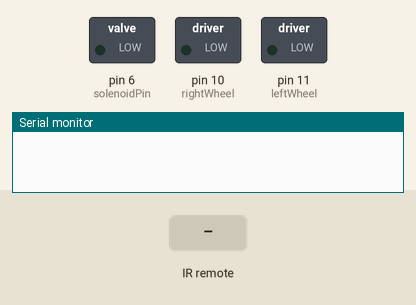
Simulated run of this sketch. Board: Arduino Uno, built with avr-gcc and run on an emulated ATmega328P. Parts: switched loads named in the sketch (green lamp = pin HIGH), the last lines printed to the serial monitor. Inputs (shaded band) come from the test bench.

Above: at 1.2 s.
1.3 s: infrared code 0xB946FF00 received
At 2.2 s:
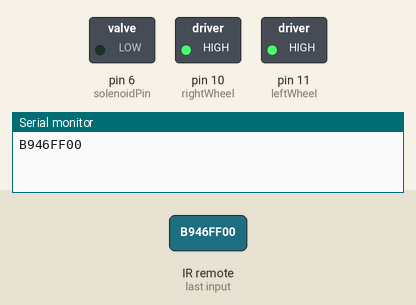
2.8 s: infrared code 0xBC43FF00 received
At 3.3 s:
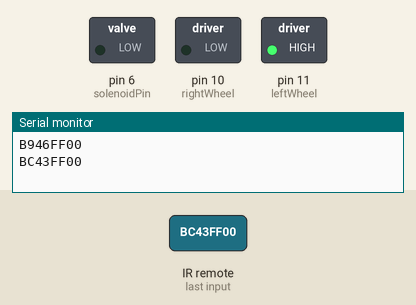
5.3 s: infrared code 0xBB44FF00 received
At 6.1 s:
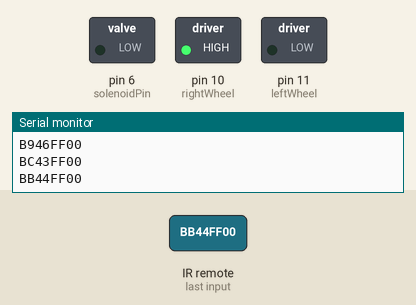
7.8 s: infrared code 0xBF40FF00 received
At 8.4 s:
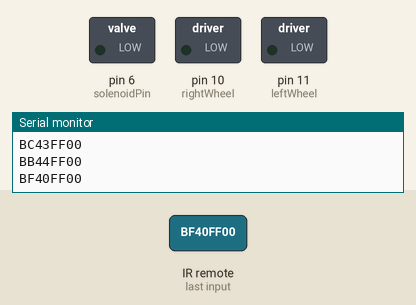
Timing chart, 0 to 10.4 s (numbered marks = the images above; inputs shaded):
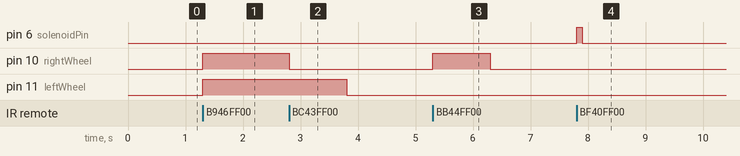

The sketch:

sketch_nov25a_copy_20260206154008.ino
```cpp
/*
* Name: övningsprojekt
* Author: Isak Grönlund
* Date: 2026-02-06
* Description:
* This project uses a solenoid, relays, IR remote, IR sensor, battery,
* two motors and wheels.
* The car can drive and is meant to play football with another car.
* The solenoid is used to shoot the ball.
*/

#include <IRremote.hpp>

/*
* IR receiver pin definition
*/
#define IR_PIN 3

/*
* Output pins for solenoid and motors
*/
int solenoidPin = 6;
int rightWheel = 10;
int leftWheel = 11;

/*
* IR remote button HEX codes
*/
unsigned long IR_FORWARD  = 0xB946FF00;
unsigned long IR_RIGHT    = 0xBC43FF00;
unsigned long IR_LEFT     = 0xBB44FF00;
unsigned long IR_STOP     = 0xE619FF00;
unsigned long IR_SOLENOID = 0xBF40FF00;

/*
* Enum for car movement states
*/
enum State {
  FRAM,
  HOGER,
  VANSTER,
  STANNA
};

/*
* Current active state of the car
*/
State aktiv = STANNA;

/*
* Setup function runs once when Arduino starts
*/
void setup() {

  /*
  * Start IR receiver
  */
  IrReceiver.begin(IR_PIN, ENABLE_LED_FEEDBACK);

  /*
  * Set pins as outputs
  */
  pinMode(solenoidPin, OUTPUT);
  pinMode(rightWheel, OUTPUT);
  pinMode(leftWheel, OUTPUT);

  /*
  * Start serial communication
  */
  Serial.begin(9600);
}

/*
* Drive forward
*/
void fram(){
  digitalWrite(leftWheel, HIGH);
  digitalWrite(rightWheel, HIGH);
}

/*
* Turn right
*/
void hoger(){
  digitalWrite(leftWheel, HIGH);
  digitalWrite(rightWheel, LOW);
  delay(1000);

  digitalWrite(leftWheel, LOW);
  digitalWrite(rightWheel, LOW);
  delay(500);

  aktiv = STANNA;
}

/*
* Turn left
*/
void vanster(){
  digitalWrite(rightWheel, HIGH);
  digitalWrite(leftWheel, LOW);
  delay(1000);

  digitalWrite(rightWheel, LOW);
  digitalWrite(leftWheel, LOW);
  delay(500);

  aktiv = STANNA;
}

/*
* Stop both motors
*/
void stanna(){
  digitalWrite(rightWheel, LOW);
  digitalWrite(leftWheel, LOW);
}

/*
* Activate solenoid to shoot the ball
*/
void aktiverasolenoid(){
  digitalWrite(solenoidPin, HIGH);
  delay(100);

  digitalWrite(solenoidPin, LOW);
  delay(100);
}

/*
* Main loop
*/
void loop() {

  /*
  * Check if IR signal is received
  */
  if (IrReceiver.decode()) {

    /*
    * Read received IR code
    */
    unsigned long code = IrReceiver.decodedIRData.decodedRawData;
    Serial.println(code, HEX);

    /*
    * Change state depending on button pressed
    */
    if (code == IR_FORWARD) aktiv = FRAM;
    else if (code == IR_RIGHT) aktiv = HOGER;
    else if (code == IR_LEFT) aktiv = VANSTER;
    else if (code == IR_STOP) aktiv = STANNA;
    else if (code == IR_SOLENOID) aktiverasolenoid();

    /*
    * Prepare receiver for next signal
    */
    IrReceiver.resume();
  }

  /*
  * Do movement based on current state
  */
  switch (aktiv) {

    case FRAM:
      fram();
      break;

    case HOGER:
      hoger();
      break;

    case VANSTER:
      vanster();
      break;

    case STANNA:
      stanna();
      break;
  }
}
```

Measured:
- after the input at 1.3 s, pin 10 (rightWheel), pin 11 (leftWheel): LOW → HIGH at once
- after the input at 2.8 s, pin 10 (rightWheel): HIGH → LOW at once; pin 11 (leftWheel): HIGH → LOW after 1.0 s
- after the input at 5.3 s, pin 10 (rightWheel): LOW → HIGH at once, → LOW 1.0 s later
- after the input at 7.8 s, pin 6 (solenoidPin): LOW → HIGH at once, → LOW 0.10 s later
